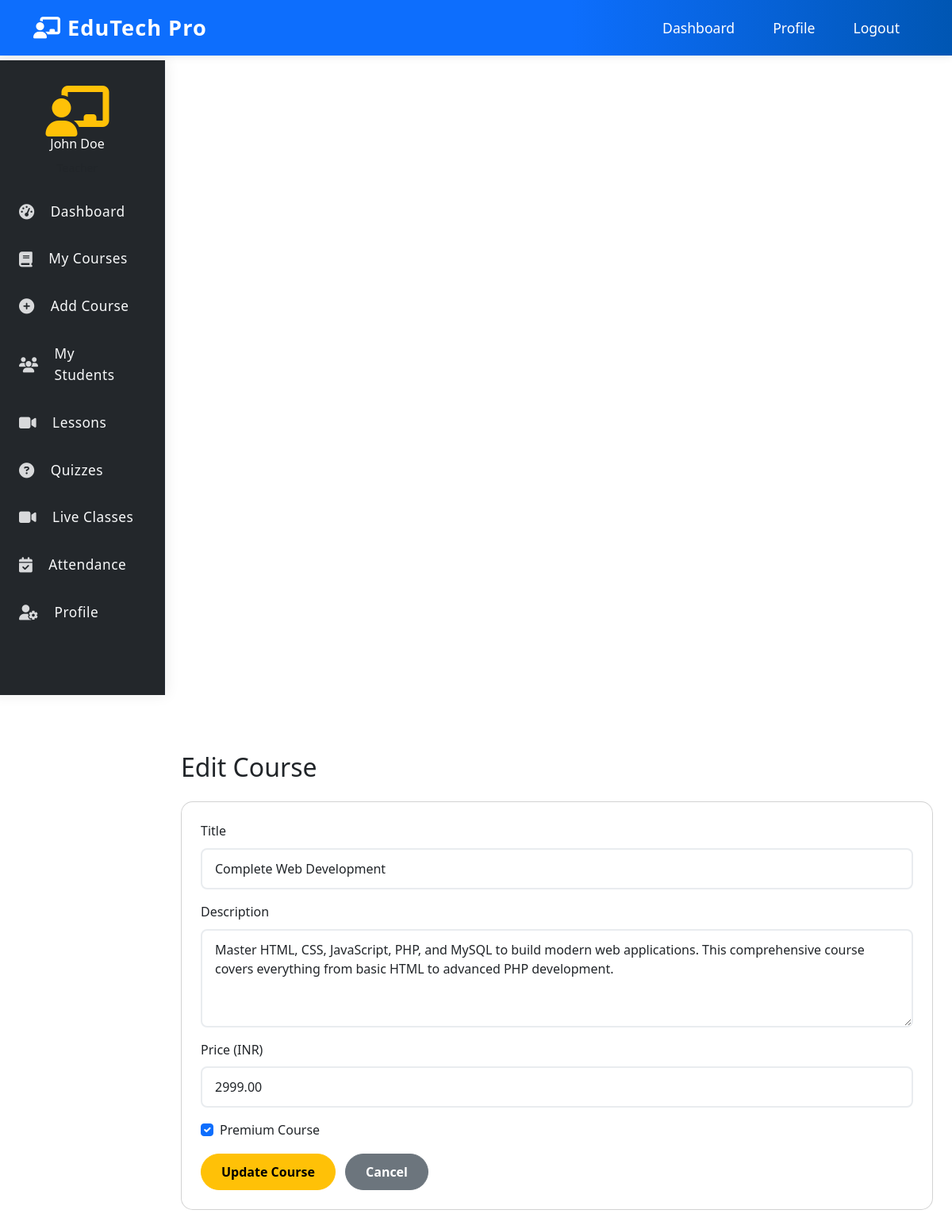
Screenshot of /teacher/create_course.php?id=1 (signed in) with the database file from the repository.
### tables this page shows
CREATE TABLE IF NOT EXISTS `users` (
    `id` INT AUTO_INCREMENT PRIMARY KEY,
    `google_id` VARCHAR(255) UNIQUE,
    `username` VARCHAR(50) UNIQUE,
    `email` VARCHAR(100) UNIQUE NOT NULL,
    `password` VARCHAR(255),
    `full_name` VARCHAR(100) NOT NULL,
    `role` ENUM('admin', 'teacher', 'student') NOT NULL,
    `profile_image` VARCHAR(255),
    `phone` VARCHAR(20),
    `address` TEXT,
    `status` ENUM('active', 'inactive', 'pending') DEFAULT 'active',
    `created_at` TIMESTAMP DEFAULT CURRENT_TIMESTAMP,
    `updated_at` TIMESTAMP DEFAULT CURRENT_TIMESTAMP ON UPDATE CURRENT_TIMESTAMP
);

CREATE TABLE IF NOT EXISTS `courses` (
    `id` INT AUTO_INCREMENT PRIMARY KEY,
    `title` VARCHAR(200) NOT NULL,
    `description` TEXT,
    `instructor_id` INT,
    `category` VARCHAR(100),
    `level` ENUM('beginner', 'intermediate', 'advanced') DEFAULT 'beginner',
    `price` DECIMAL(10,2) DEFAULT 0.00,
    `is_premium` BOOLEAN DEFAULT FALSE,
    `thumbnail` VARCHAR(255),
    `duration` INT DEFAULT 0,
    `total_lessons` INT DEFAULT 0,
    `total_students` INT DEFAULT 0,
    `rating` DECIMAL(3,2) DEFAULT 0.00,
    `status` ENUM('draft', 'published', 'archived') DEFAULT 'draft',
    `created_at` TIMESTAMP DEFAULT CURRENT_TIMESTAMP,
    `updated_at` TIMESTAMP DEFAULT CURRENT_TIMESTAMP ON UPDATE CURRENT_TIMESTAMP,
    FOREIGN KEY (`instructor_id`) REFERENCES `users`(`id`) ON DELETE SET NULL
);

### teacher/create_course.php (the view, shortened to what this page needs)
<?php
require_once '../config/database.php';
$teacher_id = $_SESSION['teacher_id'];
$stmt = $pdo->prepare("SELECT * FROM users WHERE id = ?");
$stmt->execute([$teacher_id]);
$teacher = $stmt->fetch();
$editing = false;
$course = [
    'title' => '',
    'description' => '',
    'price' => '',
    'is_premium' => 0
];
if (isset($_GET['id'])) {
    $editing = true;
    $stmt = $pdo->prepare('SELECT * FROM courses WHERE id = ? AND instructor_id = ?');
    $stmt->execute([$_GET['id'], $teacher_id]);
    $course = $stmt->fetch();
}
?>
<!DOCTYPE html>
<html lang="en">
<head>
    <link href="https://cdn.jsdelivr.net/npm/bootstrap@5.3.0/dist/css/bootstrap.min.css" rel="stylesheet">
    <link href="https://cdnjs.cloudflare.com/ajax/libs/font-awesome/6.4.0/css/all.min.css" rel="stylesheet">
    <link href="../assets/css/style.css" rel="stylesheet">
</head>
<body>
    <nav class="navbar navbar-expand-lg navbar-dark bg-warning fixed-top">
        <div class="container">
            <a class="navbar-brand fw-bold" href="dashboard.php">
                <i class="fas fa-chalkboard-teacher me-2"></i>EduTech Pro
            </a>
            <div class="collapse navbar-collapse" id="navbarNav">
                <ul class="navbar-nav ms-auto">
                    <li class="nav-item">
                        <a class="nav-link" href="dashboard.php">Dashboard</a>
                    </li>
                    <li class="nav-item">
                        <a class="nav-link" href="profile.php">Profile</a>
                    </li>
                    <li class="nav-item">
                        <a class="nav-link" href="logout.php">Logout</a>
                    </li>
                </ul>
            </div>
        </div>
    </nav>
    <div class="row">
        <nav class="col-md-3 col-lg-2 d-md-block sidebar collapse">
            <div class="position-sticky">
                <div class="text-center mb-4">
                    <div>
                        <i class="fas fa-chalkboard-teacher fa-4x text-warning"></i>
                    </div>
                    <h6 class="text-white"><?php echo htmlspecialchars($teacher['full_name']); ?></h6>
                    <small class="text-muted">Teacher</small>
                </div>
                <ul class="nav flex-column">
                    <li class="nav-item">
                        <a class="nav-link" href="dashboard.php">
                            <i class="fas fa-tachometer-alt me-2"></i>
                            Dashboard
                        </a>
                    </li>
                    <li class="nav-item">
                        <a class="nav-link" href="courses.php">
                            <i class="fas fa-book me-2"></i>
                            My Courses
                        </a>
                    </li>
                    <li class="nav-item">
                        <a class="nav-link" href="create_course.php">
                            <i class="fas fa-plus-circle me-2"></i>
                            Add Course
                        </a>
                    </li>
                    <li class="nav-item">
                        <a class="nav-link" href="students.php">
                            <i class="fas fa-users me-2"></i>
                            My Students
                        </a>
                    </li>
                    <li class="nav-item">
                        <a class="nav-link" href="lessons_coming_soon.php">
                            <i class="fas fa-video me-2"></i>
                            Lessons <span class="badge bg-secondary ms-2"></span>
                        </a>
                    </li>
                    <li class="nav-item">
                        <a class="nav-link" href="quizzes_coming_soon.php">
                            <i class="fas fa-question-circle me-2"></i>
                            Quizzes <span class="badge bg-secondary ms-2"></span>
                        </a>
                    </li>
                    <li class="nav-item">
                        <a class="nav-link" href="live_classes_coming_soon.php">
                            <i class="fas fa-video me-2"></i>
                            Live Classes <span class="badge bg-secondary ms-2"></span>
                        </a>
                    </li>
                    <li class="nav-item">
                        <a class="nav-link" href="attendance.php">
                            <i class="fas fa-calendar-check me-2"></i>
                            Attendance
                        </a>
                    </li>
                    <li class="nav-item">
                        <a class="nav-link" href="profile.php">
                            <i class="fas fa-user-cog me-2"></i>
                            Profile
                        </a>
                    </li>
                </ul>
            </div>
        </nav>
        <main class="col-md-9 ms-sm-auto col-lg-10 px-md-4 dashboard-main-content">
            <div class="container mt-5 pt-4">
                <h2 class="mb-4"><?php echo $editing ? 'Edit' : 'Create'; ?> Course</h2>
                <div class="card p-4 mb-4">
                    <form method="POST">
                        <div class="mb-3">
                            <label class="form-label">Title</label>
                            <input type="text" name="title" class="form-control" value="<?php echo htmlspecialchars($course['title']); ?>" required>
                        </div>
                        <div class="mb-3">
                            <label class="form-label">Description</label>
                            <textarea name="description" class="form-control" rows="4" required><?php echo htmlspecialchars($course['description']); ?></textarea>
                        </div>
                        <div class="mb-3">
                            <label class="form-label">Price (INR)</label>
                            <input type="number" name="price" class="form-control" min="0" step="0.01" value="<?php echo htmlspecialchars($course['price']); ?>" required>
                        </div>
                        <div class="form-check mb-3">
                            <input class="form-check-input" type="checkbox" name="is_premium" id="is_premium" value="1" <?php if ($course['is_premium']) echo 'checked'; ?>>
                            <label class="form-check-label" for="is_premium">Premium Course</label>
                        </div>
                        <button type="submit" class="btn btn-warning fw-bold"><?php echo $editing ? 'Update' : 'Create'; ?> Course</button>
                        <a href="courses.php" class="btn btn-secondary ms-2">Cancel</a>
                    </form>
                </div>
            </div>
        </main>
    </div>
</body>
</html>

### assets/css/style.css (style rules this page uses)
:root { --primary-color: #0d6efd; --secondary-color: #6c757d; --success-color: #198754; --warning-color: #ffc107; --danger-color: #dc3545; --light-color: #f8f9fa; --dark-color: #212529; }
* { margin: 0; padding: 0; box-sizing: border-box; }
body { font-family: 'Segoe UI', Tahoma, Geneva, Verdana, sans-serif; line-height: 1.6; color: var(--dark-color); padding-top: 76px; }
.card { transition: transform 0.3s ease, box-shadow 0.3s ease; border-radius: 15px; }
.btn { border-radius: 25px; padding: 10px 25px; font-weight: 600; transition: all 0.3s ease; }
.navbar { background: linear-gradient(90deg, #0d6efd 60%, #0056b3 100%) !important; box-shadow: 0 2px 10px rgba(0,0,0,0.08); }
.navbar .navbar-brand { font-weight: 700; font-size: 1.7rem; color: #fff !important; letter-spacing: 1px; }
.navbar .nav-link, .navbar .dropdown-toggle { color: #fff !important; font-size: 1.1rem; margin-left: 1rem; margin-right: 1rem; transition: color 0.2s; }
body { padding-top: 76px; }
.sidebar { background: #23272b !important; color: #f8f9fa; box-shadow: 2px 0 16px rgba(0,0,0,0.08); border-top: none !important; border-right: 1px solid #222831; margin-top: 0 !important; border-top-left-radius: 0 !important; border-top-right-radius: 0 !important; top: 0; position: sticky; height: 100vh; z-index: 1029; display: flex; flex-direction: column; min-width: 220px; padding: 2rem 1rem 1rem 1rem; }
.sidebar .text-center { margin-top: 0 !important; margin-bottom: 2rem !important; }
.sidebar .nav-link { color: #f8f9fa !important; background: transparent; padding: 0.75rem 1.25rem; border-radius: 8px; margin-bottom: 0.5rem; font-size: 1.08rem; font-weight: 500; letter-spacing: 0.5px; transition: background 0.2s, color 0.2s, box-shadow 0.2s; display: flex; align-items: center; gap: 0.75rem; }
.sidebar .nav-link i { font-size: 1.2rem; opacity: 0.85; }
.form-control { border-radius: 8px; border: 2px solid #e9ecef; padding: 0.75rem 1rem; transition: all 0.3s ease; }
.container-fluid, .row, main { margin-top: 0 !important; }
.dashboard-main-content { margin-top: 0 !important; }
.sidebar .text-center { margin-top: 0 !important; margin-bottom: 1rem !important; }

### rows the page displays
users: full_name "John Doe"
courses: title "Complete Web Development", description "Master HTML, CSS, JavaScript, PHP, and MySQL to build modern web applications. This comprehensive course covers everything from basic HTML to advanced PHP development.", price "2999.00", is_premium "☑"
